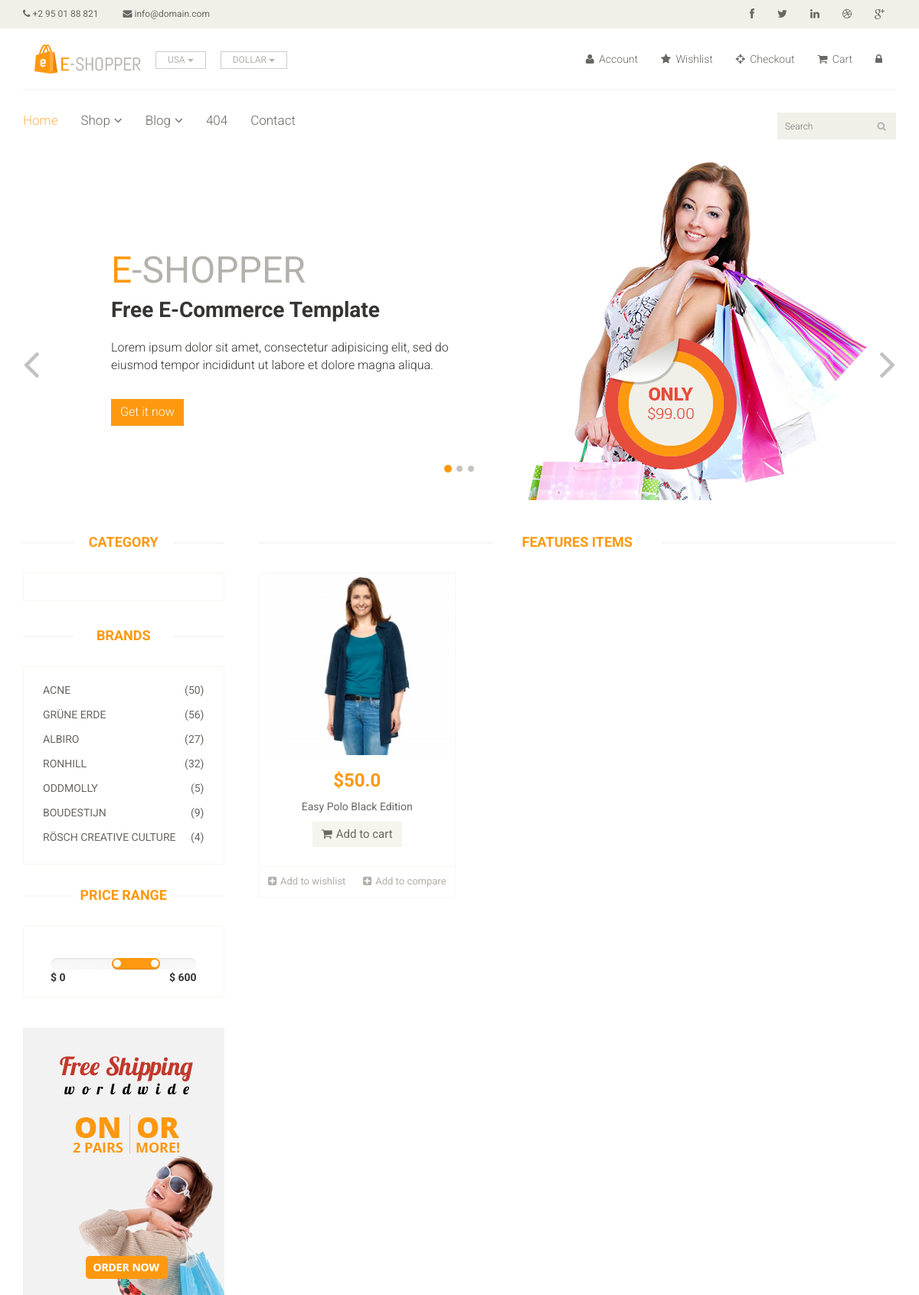
/detail/1, run on the app's committed database.
### polls/models.py (models this page shows, shortened)
class Products(models.Model):
    category = models.ForeignKey(Categories, on_delete=models.CASCADE)
    product_name = CharField(max_length=255)
    price = FloatField(default=0, null=True, blank=True)
    discription = CharField(max_length=1000, null=True)
    url_images = CharField(max_length=1000, null=True)
    title = CharField(max_length=1000, null=True)
    status = BooleanField()

### polls/views.py (the view)
# urls.py: path('detail/<int:id_product>',views.product_detail,name='detail'),
def product_detail(request, id_product):
    product = Products.objects.get(pk=id_product)
    content = {'product': product}
    return render(request, 'polls/product_detail.html',content)

### polls/templates/polls/product_detail.html
{% extends 'polls/shop.html' %}
{% block product %}
        <div class="col-sm-4">
            <div class="product-image-wrapper">
                <div class="single-products">
                    <div class="productinfo text-center">
                        <img src="{{product.url_images}}"  alt=""/>
                        <h2>${{product.price}}</h2>
                        <p>{{product.product_name}}</p>
                        <a href="#" class="btn btn-default add-to-cart"><i class="fa fa-shopping-cart"></i>Add
                            to cart</a>
                    </div>
                </div>
                <div class="choose">
                    <ul class="nav nav-pills nav-justified">
                        <li><a href="#"><i class="fa fa-plus-square"></i>Add to wishlist</a></li>
                        <li><a href="#"><i class="fa fa-plus-square"></i>Add to compare</a></li>
                    </ul>
                </div>
            </div>
        </div>
{% endblock product %}

### polls/static/polls/css/main.css (style rules this page uses)
body { font-family: 'Roboto', sans-serif; position: relative; font-weight: 400px; }
ul li { list-style: none; }
a { -webkit-transition: 300ms; transition: 300ms; }
h1, h2, h3, h4, h5, h6 { font-family: 'Roboto', sans-serif; }
.product-image-wrapper { border: 1px solid #F7F7F5; overflow: hidden; margin-bottom: 30px; }
.single-products { position: relative; }
.productinfo h2 { color: #FE980F; font-family: 'Roboto', sans-serif; font-size: 24px; font-weight: 700; }
.productinfo p { font-family: 'Roboto', sans-serif; font-size: 14px; font-weight: 400; color: #696763; }
.productinfo img { width: 100%; }
.productinfo { position: relative; }
.add-to-cart { background: #F5F5ED; border: 0 none; border-radius: 0; color: #696763; font-family: 'Roboto', sans-serif; font-size: 15px; margin-bottom: 25px; }
.add-to-cart i { margin-right: 5px; }
.choose { border-top: 1px solid #F7F7F0; }
.choose ul li a { color: #B3AFA8; font-family: 'Roboto', sans-serif; font-size: 13px; padding-left: 0; padding-right: 0; }
.choose ul li a i { margin-right: 5px; }

### data on the page
Products: url_images (picture), price "50.0", product_name "Easy Polo Black Edition"
